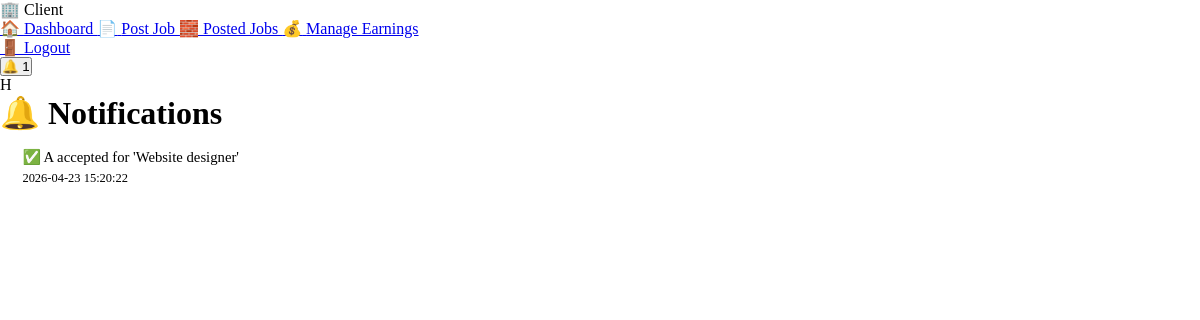
Page /client/notifications.php (signed in) on the committed database.
### tables this page shows
CREATE TABLE `notifications` (
  `id` int NOT NULL AUTO_INCREMENT,
  `user_id` int NOT NULL,
  `user_type` enum('client','freelancer','admin') NOT NULL,
  `message` text NOT NULL,
  `is_read` tinyint(1) DEFAULT '0',
  `created_at` datetime DEFAULT CURRENT_TIMESTAMP,
  PRIMARY KEY (`id`)
);

### client/notifications.php (the view, shortened to what this page needs)
<?php
require_once '../db.php';
$client_id = $_SESSION['client_id'];
$pdo->prepare("UPDATE notifications SET is_read=1 WHERE user_type='client' AND user_id=?")->execute([$client_id]);
$notifs = $pdo->prepare("SELECT * FROM notifications WHERE user_type='client' AND user_id=? ORDER BY created_at DESC");
$notifs->execute([$client_id]);
$all = $notifs->fetchAll();
?>
<!DOCTYPE html>
<html lang="en">
<head>
<link rel="stylesheet" href="css/style.css">
</head>
<body>
<div class="dashboard-layout">
<?php require 'partials/sidebar.php'; ?>
    <h1 class="page-title">🔔 Notifications</h1>
    <?php if (empty($all)): ?>
    <div class="placeholder-box">
        <div class="ph-icon">🔔</div>
        <div class="ph-title">No notifications</div>
        <div class="ph-sub">You're all caught up!</div>
    </div>
    <?php else: ?>
    <div class="jobs-list">
    <?php foreach ($all as $n): ?>
        <div class="job-card" style="padding:1rem 1.4rem;">
            <div>
                <div style="font-size:.92rem;margin-bottom:.3rem;"><?= htmlspecialchars($n['message']) ?></div>
                <div style="color:var(--text-muted);font-size:.78rem;"><?= $n['created_at'] ?></div>
            </div>
        </div>
    <?php endforeach; ?>
    </div>
    <?php endif; ?>
</div>
</div>
</div>
</body>
</html>

### css/style.css (style rules this page uses)
* { margin: 0; padding: 0; box-sizing: border-box; }

### rows in the picture
notifications: message "✅ A accepted for 'Website designer'", created_at "2026-04-23 15:20:22"

### other values in the picture
$item['icon'] "🏠"
$item['label'] "Dashboard"
$item['icon'] "📄"
$item['label'] "Post Job"
$item['icon'] "🧱"
$item['label'] "Posted Jobs"
$item['icon'] "💰"
$item['label'] "Manage Earnings"
$unread "1"
$initial "H"
